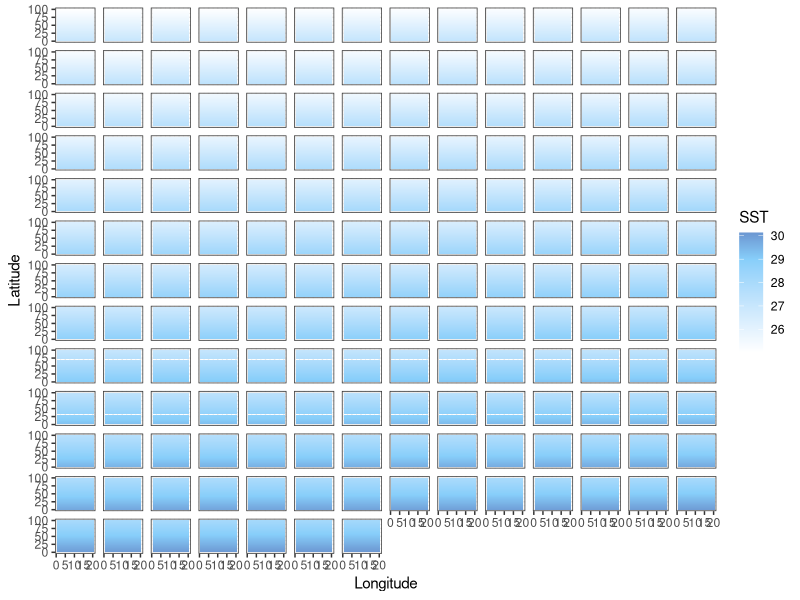
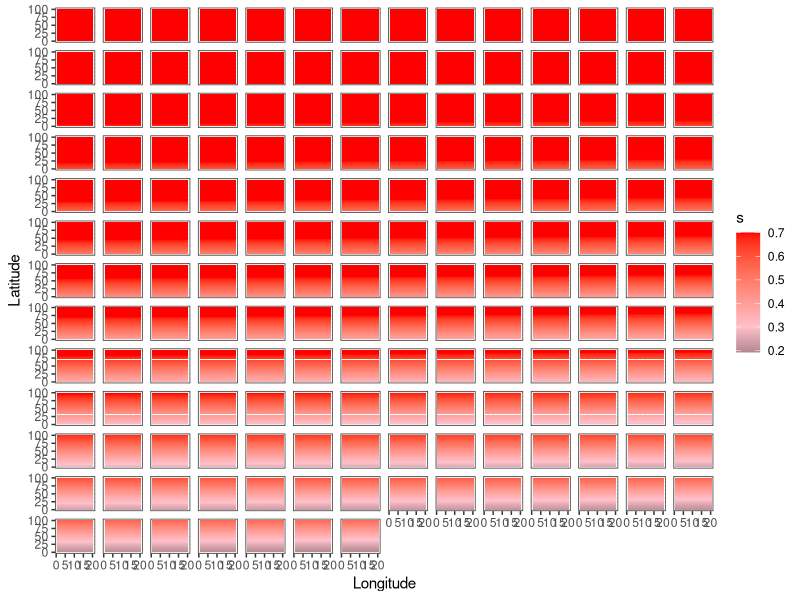
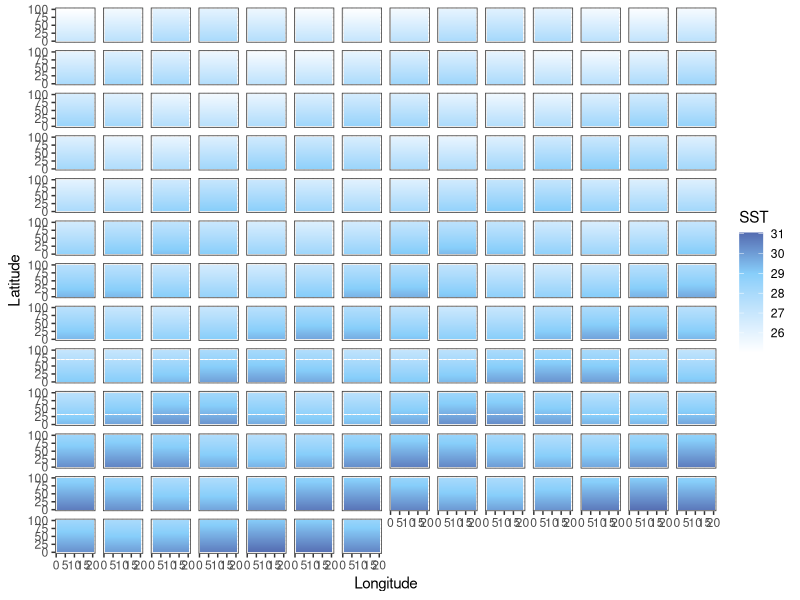
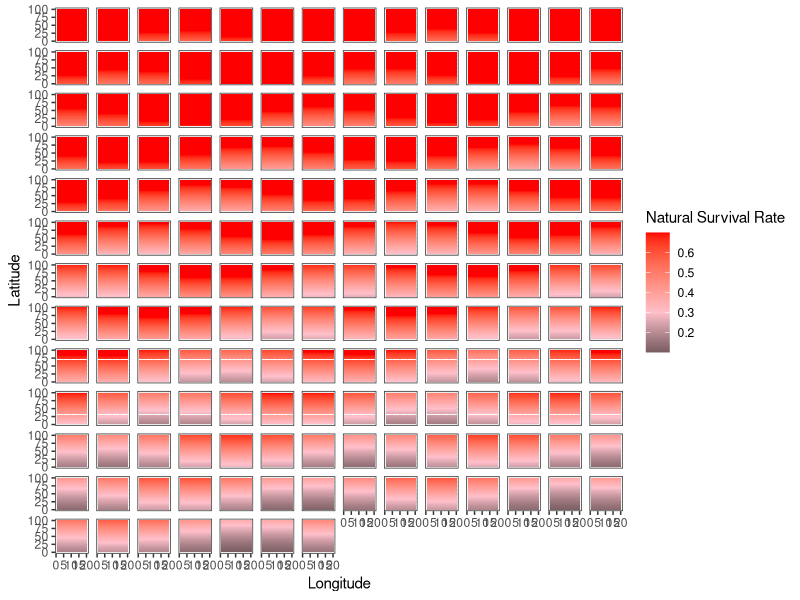
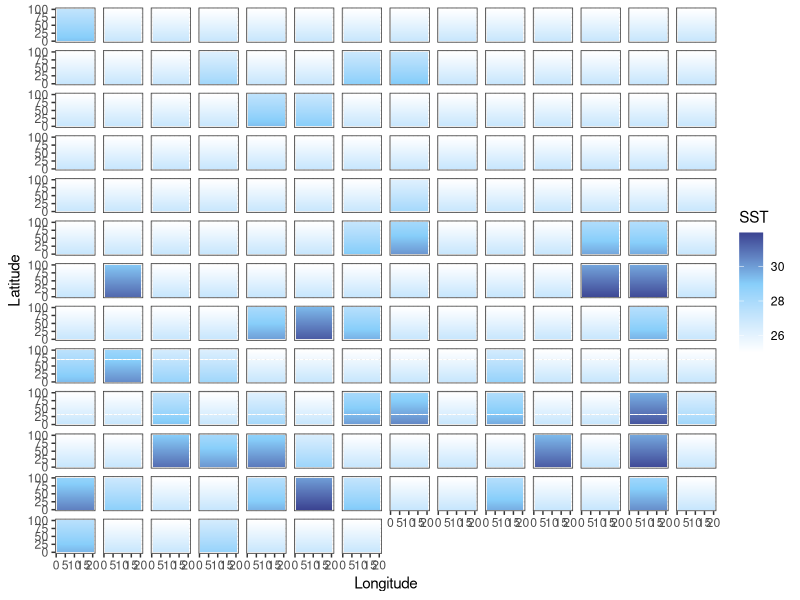
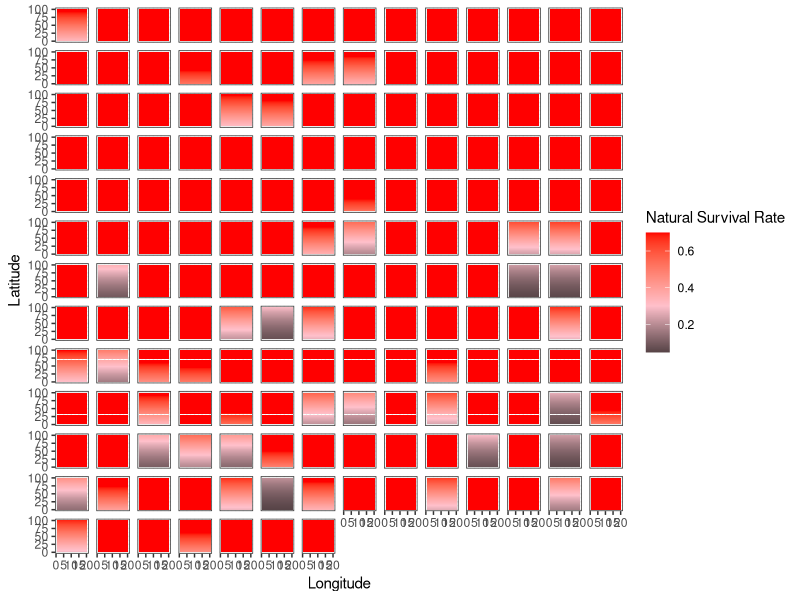

These figures' R source, in order:
library(tidyverse)
library(here)

addTaskCallback(function(...) {set.seed(42);TRUE})
options(warn=-1)

years = 175
NS.patches = 100
EW.patches = 20
opt.temp = 25

calc_temp_mortality <- function(SST, opt.temp, temp.range, s) {
  nat.m = array(0, c(nrow(SST), ncol(SST)))
  m = 1 - exp((-(SST[,] - opt.temp)^2)/(temp.range^2)) # temperature based mortality function from Walsworth et al.
  m = 1 - m
  nat.m = ifelse(m > s, s, m)
  return(nat.m)
}

### UNCOMMENT FOR CONSTANT MEAN SHIFT SST
SST.patches.mean <- array(0, c(NS.patches, EW.patches, years))
start_SST = (opt.temp) + NS.patches*0.02

for (i in 1:years) {
  SST = start_SST
  for (lat in 1:NS.patches) {
    SST.patches.mean[lat,,i] = SST
    SST = SST - 0.02
  }
  start_SST = start_SST + 0.018
}

### UNCOMMENT FOR ENSO VARIABLE MEAN SST
SST.patches.enso <- array(0, c(NS.patches, EW.patches, years))
start_SST = (opt.temp) + NS.patches*0.02

t=seq(1,years,1)
enso.value = 0.5*sin(t) + 0.018

for (i in 1:years) {
  SST = start_SST
  for (lat in 1:NS.patches) {
    SST.patches.enso[lat,,i] = SST
    SST = SST - 0.02
  }
  start_SST = start_SST + enso.value[i]
}

### UNCOMMENT FOR SHOCK SST CHANGES
SST.patches.shock <- array(0, c(NS.patches, EW.patches, years))
start_SST = (opt.temp) + NS.patches*0.02

for (i in 1:years) {
  heat_prob = runif(1, 0, 1)
  if ((i < 75 & heat_prob < 0.1) | (i >= 75 & heat_prob < 0.35)) {
    intensity <- runif(1, 1, ifelse(i < 75, 3, 5))
    SST = start_SST + intensity
  } else {
    SST = start_SST
  }
  for (lat in 1:NS.patches) {
    SST.patches.shock[lat,,i] = SST
    SST = SST - 0.02
  }
}

output_df_mean = data.frame() #create dataframe to hold results
output_df_enso = data.frame()
output_df_shock = data.frame()


# Mean --------------------------------------------------------------------

for(b in 1:years) {
  SSTdf_mean = SST.patches.mean[,,b] %>% 
    as.data.frame() 
  
  SSTdf_mean$lat = c(1:NS.patches)
  SSTdf_mean$year = paste0(b)
  
  output_df_mean = bind_rows(output_df_mean, SSTdf_mean)
}

SSTdf_mean = output_df_mean %>% 
  pivot_longer(V1:V20,
               names_to = "lon",
               values_to = "sst") %>% 
  mutate(lon = case_when(
    lon == "V1" ~ 1,
    lon == "V2" ~ 2,
    lon == "V3" ~ 3,
    lon == "V4" ~ 4,
    lon == "V5" ~ 5,
    lon == "V6" ~ 6,
    lon == "V7" ~ 7,
    lon == "V8" ~ 8,
    lon == "V9" ~ 9,
    lon == "V10" ~ 10,
    lon == "V11" ~ 11,
    lon == "V12" ~ 12,
    lon == "V13" ~ 13,
    lon == "V14" ~ 14,
    lon == "V15" ~ 15,
    lon == "V16" ~ 16,
    lon == "V17" ~ 17,
    lon == "V18" ~ 18,
    lon == "V19" ~ 19,
    lon == "V20" ~ 20
    )) %>% 
  mutate(year = as.numeric(year))

mt = ggplot(SSTdf_mean, aes(lon, lat, fill = sst)) +
  geom_tile() +
  labs(x = "Longitude", y = "Latitude", fill = "SST") +
  theme_bw() +
  scale_fill_gradient2(low = "white", high = "midnightblue", mid = "lightskyblue", midpoint = 29) +
  facet_wrap(~year) + 
  theme(
    strip.background = element_blank(),
    strip.text.x = element_blank())

SSTdf_mean = SSTdf_mean %>% 
  mutate(mortality = 1 - (1 - exp((-(sst - 25)^2)/(4^2)))) %>% 
  mutate(survival = ifelse(mortality > 0.7, 0.7, mortality))

mm = ggplot(SSTdf_mean, aes(lon, lat, fill = survival)) +
  geom_tile() +
  labs(x = "Longitude", y = "Latitude", fill = "s") +
  theme_bw() +
  scale_fill_gradient2(low = "black", high = "red", mid = "pink", midpoint = .3) +
  facet_wrap(~year) + 
  theme(
    strip.background = element_blank(),
    strip.text.x = element_blank())

# ENSO --------------------------------------------------------------------

for(b in 1:years) {
  SSTdf_enso = SST.patches.enso[,,b] %>% 
    as.data.frame() 
  
  SSTdf_enso$lat = c(1:NS.patches)
  SSTdf_enso$year = paste0(b)
  
  output_df_enso = bind_rows(output_df_enso, SSTdf_enso)
}

SSTdf_enso = output_df_enso %>% 
  pivot_longer(V1:V20,
               names_to = "lon",
               values_to = "sst") %>% 
  mutate(lon = case_when(
    lon == "V1" ~ 1,
    lon == "V2" ~ 2,
    lon == "V3" ~ 3,
    lon == "V4" ~ 4,
    lon == "V5" ~ 5,
    lon == "V6" ~ 6,
    lon == "V7" ~ 7,
    lon == "V8" ~ 8,
    lon == "V9" ~ 9,
    lon == "V10" ~ 10,
    lon == "V11" ~ 11,
    lon == "V12" ~ 12,
    lon == "V13" ~ 13,
    lon == "V14" ~ 14,
    lon == "V15" ~ 15,
    lon == "V16" ~ 16,
    lon == "V17" ~ 17,
    lon == "V18" ~ 18,
    lon == "V19" ~ 19,
    lon == "V20" ~ 20
  )) %>% 
  mutate(year = as.numeric(year))

et = ggplot(SSTdf_enso, aes(lon, lat, fill = sst)) +
  geom_tile() +
  labs(x = "Longitude", y = "Latitude", fill = "SST") +
  theme_bw() +
  scale_fill_gradient2(low = "white", high = "midnightblue", mid = "lightskyblue", midpoint = 29) +
  facet_wrap(~year) + 
  theme(
    strip.background = element_blank(),
    strip.text.x = element_blank())

SSTdf_enso = SSTdf_enso %>% 
  mutate(mortality = 1 - (1 - exp((-(sst - 25)^2)/(4^2)))) %>% 
  mutate(survival = ifelse(mortality > 0.7, 0.7, mortality))

em = ggplot(SSTdf_enso, aes(lon, lat, fill = survival)) +
  geom_tile() +
  labs(x = "Longitude", y = "Latitude", fill = "Natural Survival Rate") +
  theme_bw() +
  scale_fill_gradient2(low = "black", high = "red", mid = "pink", midpoint = .3) +
  facet_wrap(~year) + 
  theme(
    strip.background = element_blank(),
    strip.text.x = element_blank())

# shock -------------------------------------------------------------------

for(b in 1:years) {
  SSTdf_shock = SST.patches.shock[,,b] %>% 
    as.data.frame() 
  
  SSTdf_shock$lat = c(1:NS.patches)
  SSTdf_shock$year = paste0(b)
  
  output_df_shock = bind_rows(output_df_shock, SSTdf_shock)
}

SSTdf_shock = output_df_shock %>% 
  pivot_longer(V1:V20,
               names_to = "lon",
               values_to = "sst") %>% 
  mutate(lon = case_when(
    lon == "V1" ~ 1,
    lon == "V2" ~ 2,
    lon == "V3" ~ 3,
    lon == "V4" ~ 4,
    lon == "V5" ~ 5,
    lon == "V6" ~ 6,
    lon == "V7" ~ 7,
    lon == "V8" ~ 8,
    lon == "V9" ~ 9,
    lon == "V10" ~ 10,
    lon == "V11" ~ 11,
    lon == "V12" ~ 12,
    lon == "V13" ~ 13,
    lon == "V14" ~ 14,
    lon == "V15" ~ 15,
    lon == "V16" ~ 16,
    lon == "V17" ~ 17,
    lon == "V18" ~ 18,
    lon == "V19" ~ 19,
    lon == "V20" ~ 20
  )) %>% 
  mutate(year = as.numeric(year))

st = ggplot(SSTdf_shock, aes(lon, lat, fill = sst)) +
  geom_tile() +
  labs(x = "Longitude", y = "Latitude", fill = "SST") +
  theme_bw() +
  scale_fill_gradient2(low = "white", high = "midnightblue", mid = "lightskyblue", midpoint = 29) +
  facet_wrap(~year) + 
  theme(
    strip.background = element_blank(),
    strip.text.x = element_blank())

SSTdf_shock = SSTdf_shock %>% 
  mutate(mortality = 1 - (1 - exp((-(sst - 25)^2)/(4^2)))) %>% 
  mutate(survival = ifelse(mortality > 0.7, 0.7, mortality))

sm = ggplot(SSTdf_shock, aes(lon, lat, fill = survival)) +
  geom_tile() +
  labs(x = "Longitude", y = "Latitude", fill = "Natural Survival Rate") +
  theme_bw() +
  scale_fill_gradient2(low = "black", high = "red", mid = "pink", midpoint = .3) +
  facet_wrap(~year) + 
  theme(
    strip.background = element_blank(),
    strip.text.x = element_blank())

ggsave(mt, file=paste0("mean_temp.pdf"), path = here("04_figs", "climate"), height = 10, width = 15)
ggsave(mm, file=paste0("mean_mortality.pdf"), path = here("04_figs", "climate"), height = 10, width = 15)
ggsave(et, file=paste0("enso_temp.pdf"), path = here("04_figs", "climate"), height = 10, width = 15)
ggsave(em, file=paste0("enso_mortality.pdf"), path = here("04_figs", "climate"), height = 10, width = 15)
ggsave(st, file=paste0("shock_temp.pdf"), path = here("04_figs", "climate"), height = 10, width = 15)
ggsave(sm, file=paste0("shock_mortality.pdf"), path = here("04_figs", "climate"), height = 10, width = 15)
